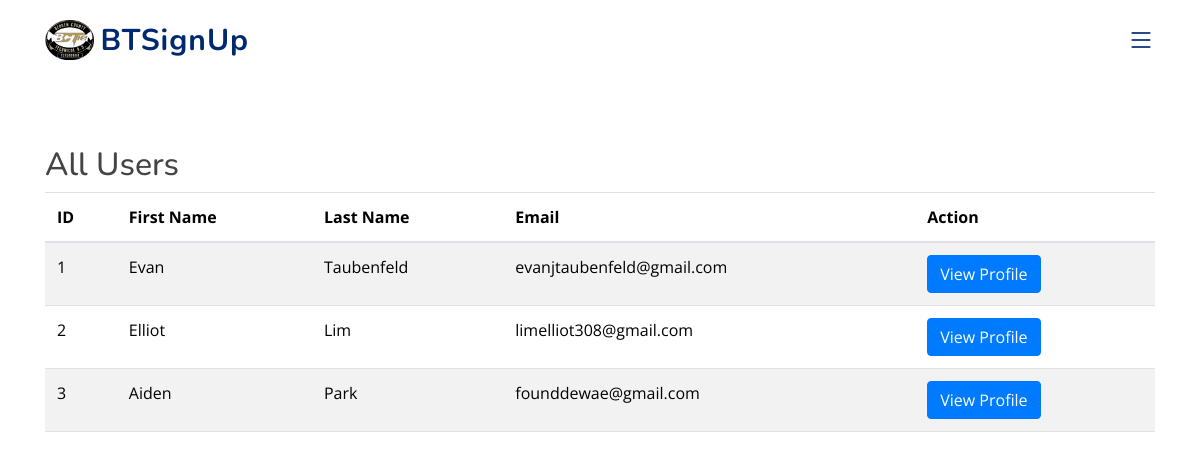
Page /admin/users (signed in) on the committed database.
### classes.py (models this page shows, shortened)
class UserBase(db.Model, UserMixin):
    __abstract__ = True
    id = db.Column(db.Integer, primary_key=True, autoincrement=True)
    first_name = db.Column(db.String(255))
    last_name = db.Column(db.String(255))
    email = db.Column(db.String(255), unique=True, nullable=False)
    password_hash = db.Column(db.String(255), nullable=True)
    email_verification_token = db.Column(db.String(255))
    is_verified = db.Column(db.Boolean, default=False)
    mfa_enabled = db.Column(db.Boolean, default=False)
    phone_number = db.Column(db.String(10), nullable=False, default='')
    account_type = db.Column(db.String(255), nullable=False, default="Student")
    joined_events = db.Column(JSON, default = load_default_events)

class User(UserBase):
    __tablename__ = 'users'
    teacher = relationship("Teacher", uselist=False, back_populates="user")
    admin = relationship("Admin", uselist=False, back_populates="user")

### app.py (the view)
@app.route('/admin/users')
@login_required
@admin_required
def admin_users():
    users = User.query.all()
    return render_template('admin_users.html', users=users)

### app.py (called while the page is built)
@login_manager.user_loader
@login_manager.user_loader
def load_user(user_id):
    try:
        return User.query.get(int(user_id))  # Ensure this conversion happens only on valid data
    except (TypeError, ValueError):
        return None  # Return None gracefully for invalid or missing data

### classes.py (called while the page is built)
def admin_required(f):
    @wraps(f)
    def decorated_function(*args, **kwargs):
        if not current_user.is_authenticated or current_user.account_type not in ['Admin', 'SuperAdmin']:
            abort(403)
        return f(*args, **kwargs)
    return decorated_function

### templates/admin_users.html (shortened to what this page needs)
{% extends "base.html" %}
{% set active_page = 'admin' %}
{% block content %}
<div class="container mt-5">
    <h2>All Users</h2>
    <table class="table table-striped">
        <thead>
            <tr>
                <th>ID</th>
                <th>First Name</th>
                <th>Last Name</th>
                <th>Email</th>
                <th>Action</th>
            </tr>
        </thead>
        <tbody>
            {% for user in users %}
            <tr>
                <td>{{ user.id }}</td>
                <td>{{ user.first_name }}</td>
                <td>{{ user.last_name }}</td>
                <td>{{ user.email }}</td>
                <td>
                    <a href="{{ url_for('view_user_profile', user_id=user.id) }}" class="btn btn-primary">View Profile</a>
                </td>
            </tr>
            {% endfor %}
        </tbody>
    </table>
</div>
{% endblock %}
{%block main_css%} <link href="{{ url_for('static', filename='assets/css/style.css') }}" rel="stylesheet"> {%endblock%}

### static/assets/css/style.css (style rules this page uses)
:root { scroll-behavior: smooth; }
body { font-family: "Open Sans", sans-serif; color: #444444; }
a { color: #4154f1; text-decoration: none; }
h1, h2, h3, h4, h5, h6 { font-family: "Nunito", sans-serif; }

### rows in the picture
User: id "1", first_name "Evan", last_name "Taubenfeld", email "evanjtaubenfeld@gmail.com"
User: id "2", first_name "Elliot", last_name "Lim", email "limelliot308@gmail.com"
User: id "3", first_name "Aiden", last_name "Park", email "founddewae@gmail.com"
